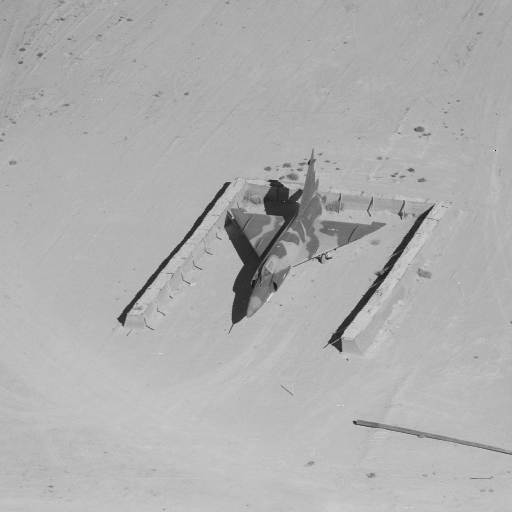
%> input picture 测试图像/Airplane.tiff, 512 x 512 px, given in place of Goldhill.tif, which was not available
$ octave m510_4.m   (GNU Octave 9; MATLAB toolbox functions it lacks are replaced by stand-ins)
%> lines starting %> are read from the running program, lines starting %| are printed output that depends on the picture; in (x1, y1, x2, y2) boxes, pixels count from 0 and x2, y2 are one past the last pixel; in counts of white or black regions, pixels touching at a corner belong together; the program's own positions count from 1; pictures that were not available may be replaced by others from this repository, and a replacement may not be noted
I=imread('Goldhill.tif');
%> I is the input picture: size 512x512 uint8; min 3, max 250, mean 175.3
%I=rgb2gray(I);
%%I=I(1:510,1:510);
[r1,c1]=size(I);
%> r1 = 512; c1 = 512
m=fix(r1/4);
%> m = 128
n=fix(c1/4);
%> n = 128
I=gpuArray(I);

b=5;
%imshow(I);
%读入要嵌入的秘密图像，黑白图像
J1=imread('hei1.jpg');
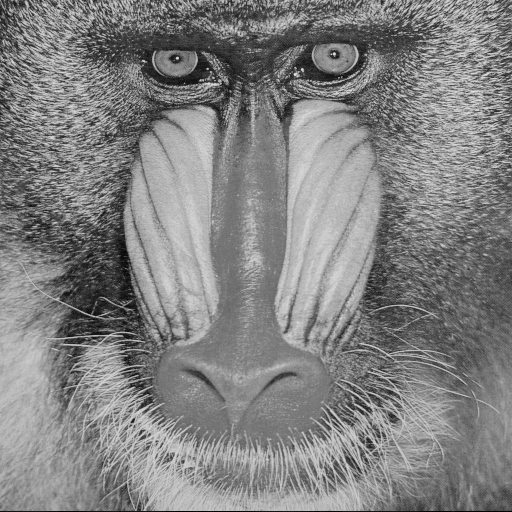
%> input picture 测试图像/Baboon.tiff, 512 x 512 px, given in place of hei1.jpg, which was not available
%> J1 is the input picture: size 512x512 uint8; min 0, max 231, mean 129.6
J1=imresize(J1,[b,16384]);
J2=rgb2gray(J1);
J=im2bw(J2);
[r2,c2]=size(J);
%> r2 = 5; c2 = 16384
J=im2uint8(J);%加噪ff声，不能是logical类型
J=imnoise(J,'gaussian',0.02);
J=imnoise(J,'poisson');
J=im2bw(J);
% J=gpuArray(J);


jg=zeros(11,3);
...........产生wd个随机序列............

%b=11;
wd=2^b;
rng('shuffle');
p=floor(255*rand([wd,512,512]));


..........先确定每次要嵌入的比特数，然后循环进行嵌入，在此循环里边计算每次的密钥值，然后根据密钥值的不同，选择不同的随机串进行异或......
zc=m*n*b;    %载体图像所需要嵌入的比特数
%> zc = 81920
mc=r2*c2;    %秘密图像拥有的比特数
%> mc = 81920


tic;

    %先把待嵌入的秘密图像依次存入一个一维向量
    JJ=zeros(1,m*n*b);
    %此处转置
    J=J';
    JJ(1,1:r2*c2)=J(:);
    JJ=reshape(JJ,b,[]);
    [j_c,j_r]=size(J);
%> j_c = 16384; j_r = 5
    x=zeros(b,1);
    for i=1:b
        x(i,1)=2^(i-1);
    end
    x=repmat(x,1,16384);
    y=arrayfun(@mtimes,JJ,x);
    y=num2cell(y,1);
%> y = 16384 items
    F=@(x)sum(x{:});
    y_=arrayfun(F,y);
    y_=y_+1;
    %根据每一块对应的y_值生成505*505大小的随机矩阵
    mask=zeros(512,512);
    maxindex=length(y_);
%> maxindex = 16384

    GetMask4(maxindex,p,y_,mask,wd);
%> (this line was passed over: GetMask4 is not available in this run)
% [31 lines of commented-out code are left out]
  mmask=mask(5:512,5:512);
  Ip=I(5:512,5:512);
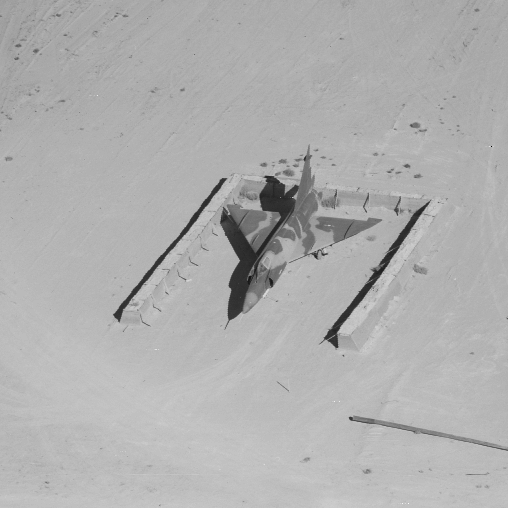
%> Ip: size 508x508 uint8; min 3, max 250, mean 175.4

Ijp=arrayfun(@bitxor,Ip,mmask);%加密完成6:510,6:510部分

Ij=I;
Ij(5:512,5:512)=Ijp;
%

% 对第一行第一列使用选定的秘钥进行加密
key1=p(17,:,:);
key1=uint8(key1);
key1=reshape(key1,512,512);
for i=1:128;
   i1=(i-1)*4+1;
   i2=i*4;
   Ij(1:4,i1:i2)=bitxor(key1(1:4,i1:i2),Ij(1:4,i1:i2));
end
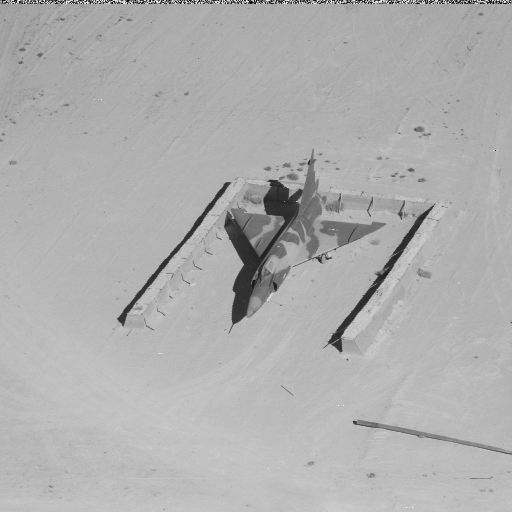
%> Ij: size 512x512 uint8; 0.78% of pixels changed, all inside (x1, y1, x2, y2) = (0, 0, 512, 4)

key2=p(2,:,:);
key2=uint8(key2);
key2=reshape(key2,512,512);
for i=2:128;
   i1=(i-1)*4+1;
   i2=i*4;
   Ij(i1:i2,1:4)=bitxor(key2(i1:i2,1:4),Ij(i1:i2,1:4));
end
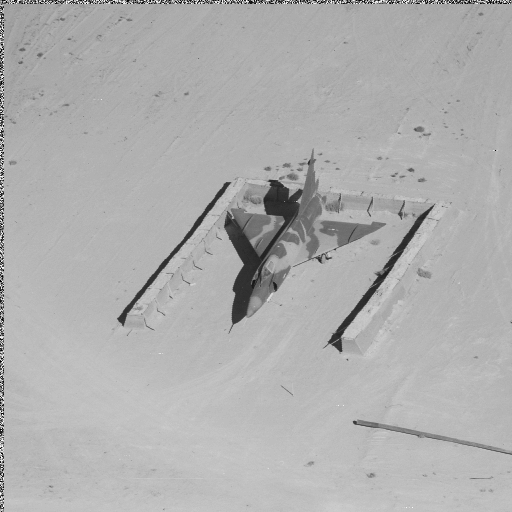
%> Ij: size 512x512 uint8; 0.77% of pixels changed, all inside (x1, y1, x2, y2) = (0, 4, 4, 512)


subplot(221);imshow(I);title('原始图像');
subplot(222);imshow(Ij);title('加密图像');


toc;
...............把加密后的图像分别与每一个随机串进行异或，并求出每次的相邻距离之和...................

tic;

%先用已知key解密第一行第一列
Ijj=Ij;

for i=1:128;
   i1=(i-1)*4+1;
   i2=i*4;
   Ij1r(1:4,i1:i2)=bitxor(key1(1:4,i1:i2),Ij(1:4,i1:i2));
end
%> after the loop, Ij1r = 512 columns, first 8: [159 155 140 146 148 159 164 159; 157 157 148 155 162 164 159 157; 159 150 157 159 157 157 157 162; 157 159 159 164 157 157 159 157]
Ijj(1:4,:)=Ij1r(1:4,:);
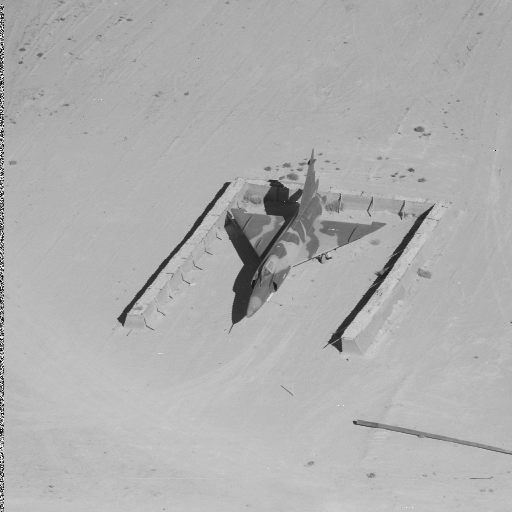
%> Ijj: size 512x512 uint8; 0.78% of pixels changed, all inside (x1, y1, x2, y2) = (0, 0, 512, 4)


for i=2:128
    i1=(i-1)*4+1;
    i2=i*4;
    Ij1r(i1:i2,1:4)=bitxor(key2(i1:i2,1:4),Ij(i1:i2,1:4));
end
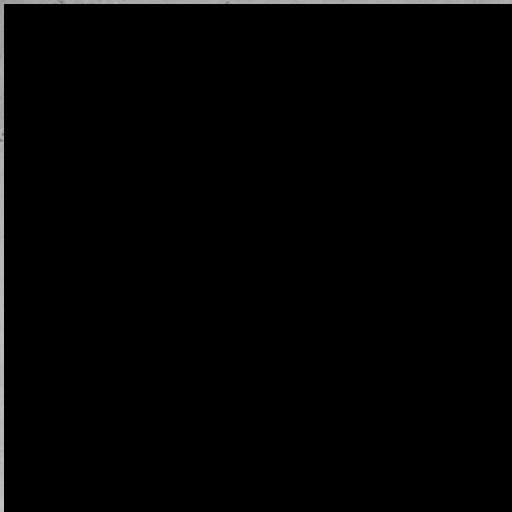
%> Ij1r: size 512x512 uint8; min 0, max 195, mean 2.7
Ijj(:,1:4)=Ij1r(:,1:4);


% subplot(223);imshow(Ijj);title('解密图像');


%1024个随机矩阵与加密图像进行异或

Ij1=permute(repmat(Ij,1,1,wd),[3,1,2]);  %把加密后图像Ij复制1024遍 再排列成1024*510*510
%> (the run ends here)
